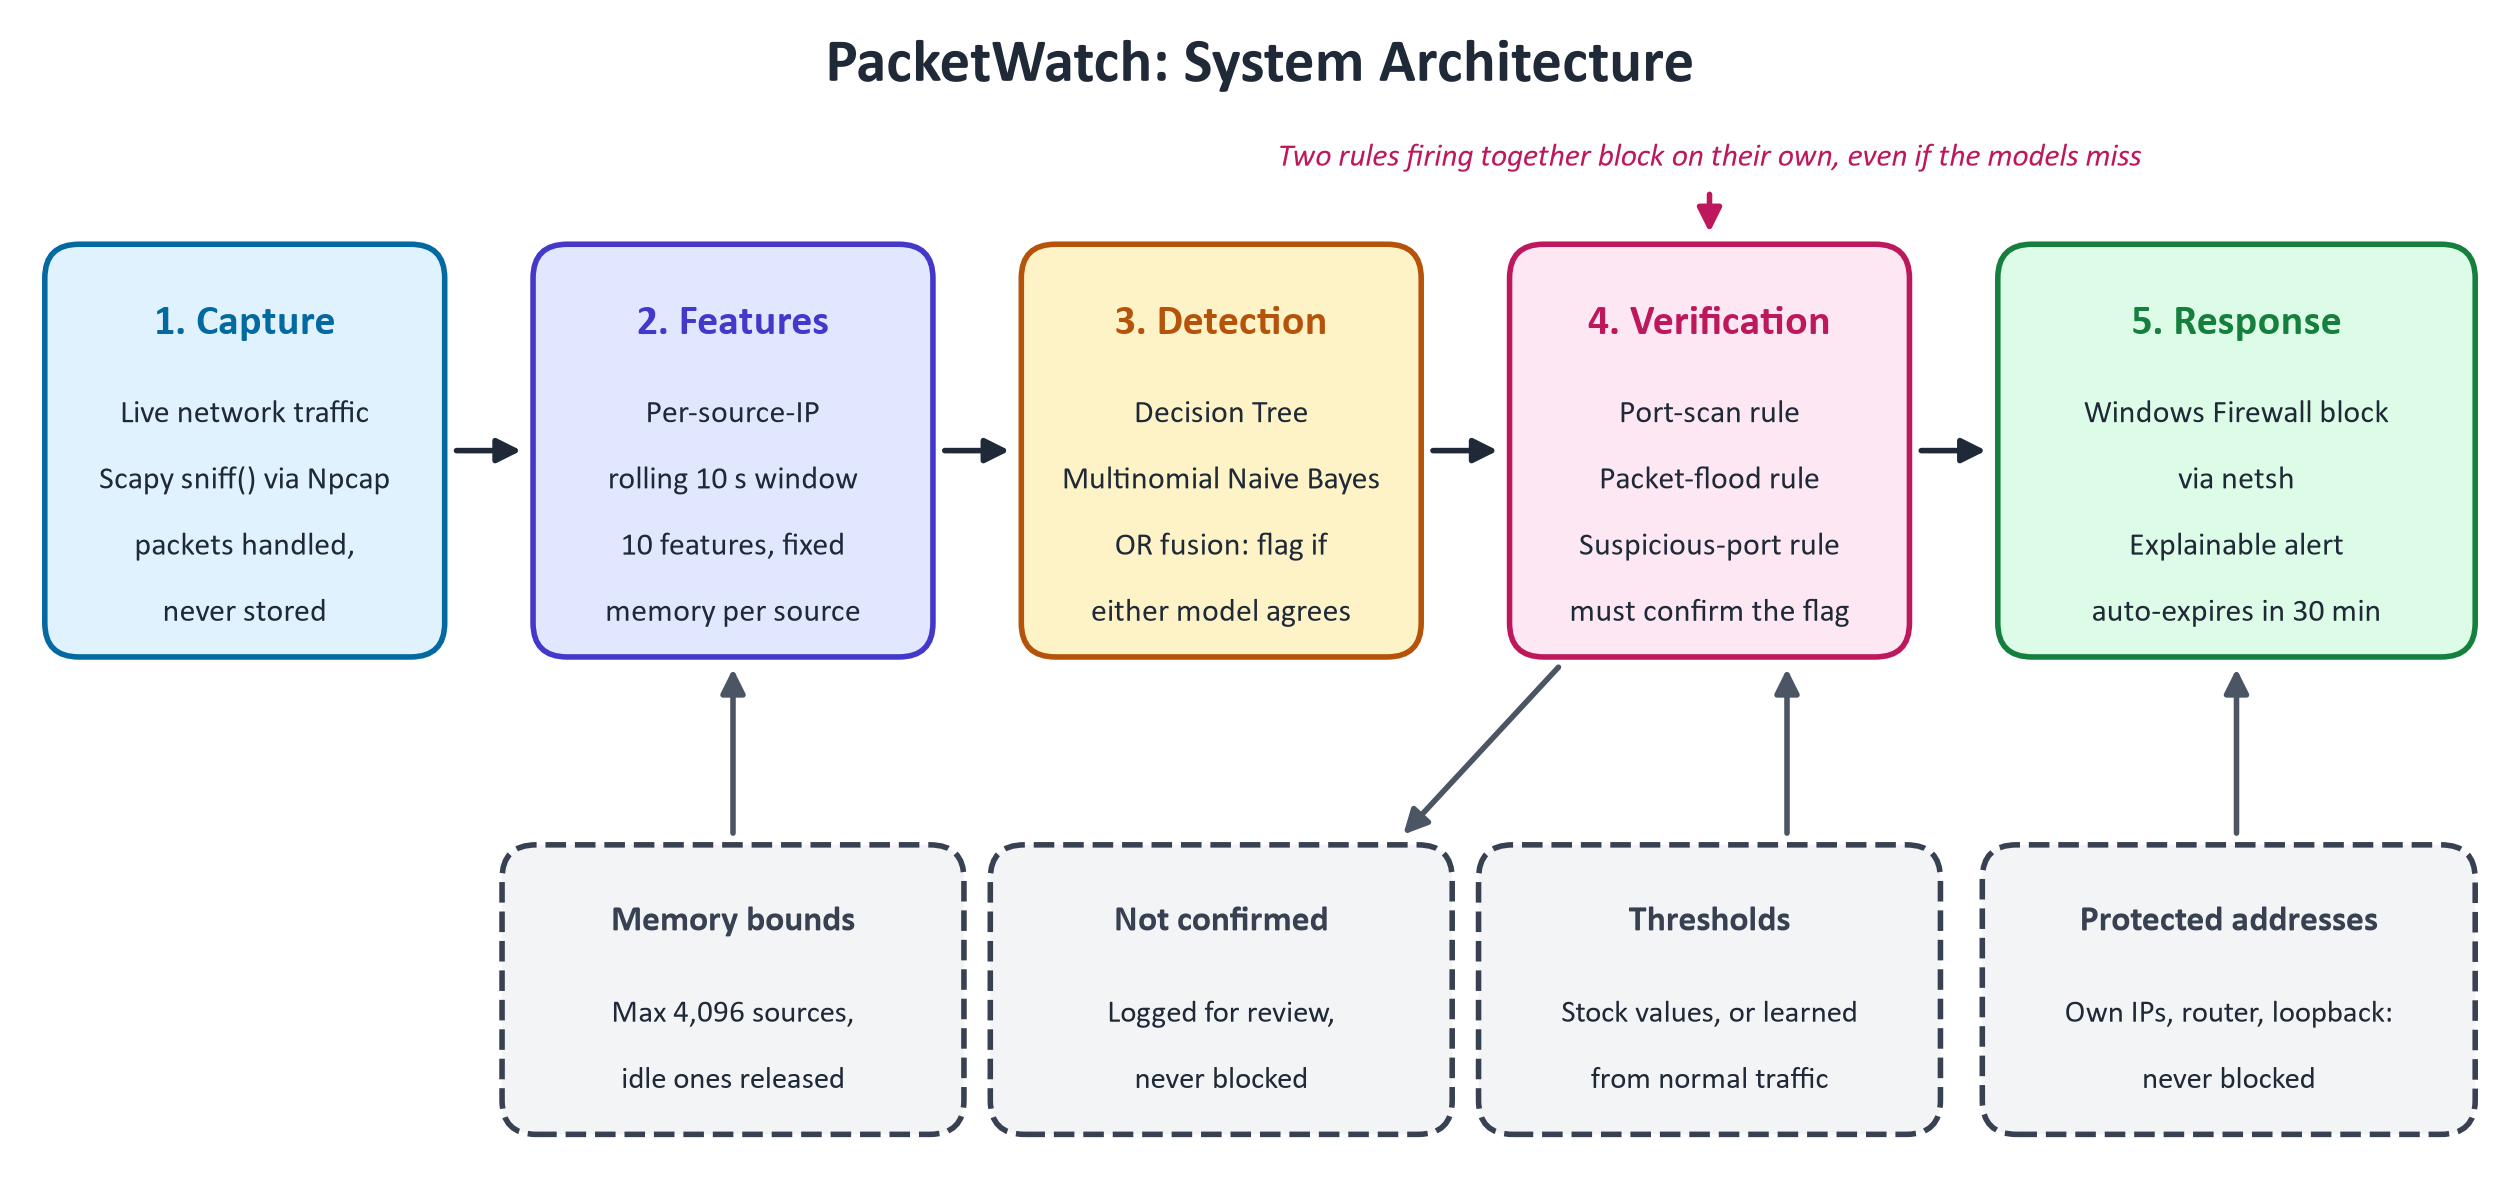

Here is the Python script that generated this plot:
"""Draw the PacketWatch architecture diagram for the presentation.

    python docs/architecture.py      ->  docs/architecture.png (+ .svg)
"""
from pathlib import Path

import matplotlib

matplotlib.use("Agg")
import matplotlib.pyplot as plt
from matplotlib.patches import FancyArrowPatch, FancyBboxPatch

OUT = Path(__file__).resolve().parent
plt.rcParams["font.family"] = "Calibri"

INK = "#1F2937"
MUTED = "#4B5563"
STAGES = {                     # fill, edge / title colour
    "capture": ("#E0F2FE", "#0369A1"),
    "features": ("#E0E7FF", "#4338CA"),
    "detect": ("#FEF3C7", "#B45309"),
    "verify": ("#FCE7F3", "#BE185D"),
    "respond": ("#DCFCE7", "#15803D"),
    "side": ("#F3F4F6", "#374151"),
}

fig, ax = plt.subplots(figsize=(16, 7.4), dpi=200)
ax.set_xlim(0, 160)
ax.set_ylim(0, 74)
ax.axis("off")


def box(x, y, w, h, kind, title, lines=(), title_size=15, body_size=11.5, dashed=False):
    fill, edge = STAGES[kind]
    ax.add_patch(FancyBboxPatch((x, y), w, h, boxstyle="round,pad=0.4,rounding_size=2.2",
                                fc=fill, ec=edge, lw=2, ls="--" if dashed else "-"))
    ax.text(x + w / 2, y + h - 3.4, title, ha="center", va="top", fontsize=title_size,
            fontweight="bold", color=edge)
    for i, line in enumerate(lines):
        ax.text(x + w / 2, y + h - 9.6 - i * 4.3, line, ha="center", va="top",
                fontsize=body_size, color=INK)


def arrow(x1, y1, x2, y2, color=INK, style="-|>"):
    ax.add_patch(FancyArrowPatch((x1, y1), (x2, y2), arrowstyle=style,
                                 mutation_scale=18, lw=2, color=color))


ax.text(80, 71, "PacketWatch: System Architecture", ha="center", va="center",
        fontsize=22, fontweight="bold", color=INK)

# ---- main pipeline -----------------------------------------------------------
Y, H, W = 33, 26, 25
xs = [2, 33.5, 65, 96.5, 128]
box(xs[0], Y, W, H, "capture", "1. Capture",
    ["Live network traffic", "Scapy sniff() via Npcap", "packets handled,", "never stored"])
box(xs[1], Y, W, H, "features", "2. Features",
    ["Per-source-IP", "rolling 10 s window", "10 features, fixed", "memory per source"])
box(xs[2], Y, W, H, "detect", "3. Detection",
    ["Decision Tree", "Multinomial Naive Bayes", "OR fusion: flag if", "either model agrees"])
box(xs[3], Y, W, H, "verify", "4. Verification",
    ["Port-scan rule", "Packet-flood rule", "Suspicious-port rule", "must confirm the flag"])
box(xs[4], Y, W + 5, H, "respond", "5. Response",
    ["Windows Firewall block", "via netsh", "Explainable alert", "auto-expires in 30 min"])

for a, b in zip(xs[:-1], xs[1:]):
    arrow(a + W + 0.8, Y + H / 2, b - 0.8, Y + H / 2)

# ---- independent trigger, above verification ---------------------------------
vcx = xs[3] + W / 2
ax.text(vcx, 64.5, "Two rules firing together block on their own, even if the models miss",
        ha="center", fontsize=11.5, color=STAGES["verify"][1], style="italic")
arrow(vcx, 63, vcx, Y + H + 0.8, color=STAGES["verify"][1])

# ---- supporting boxes: each sits under the stage it feeds ---------------------
BY, BH = 2, 18
# memory bounds -> features
box(xs[1] - 2, BY, W + 4, BH, "side", "Memory bounds",
    ["Max 4,096 sources,", "idle ones released"], title_size=13, body_size=11, dashed=True)
arrow(xs[1] + W / 2, BY + BH + 0.8, xs[1] + W / 2, Y - 0.8, color=MUTED)

# unconfirmed flags <- detection path, logged only
box(xs[2] - 2, BY, W + 4, BH, "side", "Not confirmed",
    ["Logged for review,", "never blocked"], title_size=13, body_size=11, dashed=True)
arrow(xs[3] + 3, Y - 0.8, xs[2] + W - 1, BY + BH + 0.8, color=MUTED)

# thresholds -> verification
box(xs[3] - 2, BY, W + 4, BH, "side", "Thresholds",
    ["Stock values, or learned", "from normal traffic"], title_size=13, body_size=11,
    dashed=True)
arrow(vcx + 5, BY + BH + 0.8, vcx + 5, Y - 0.8, color=MUTED)

# protected addresses -> response
box(xs[4] - 1, BY, W + 6, BH, "side", "Protected addresses",
    ["Own IPs, router, loopback:", "never blocked"], title_size=13, body_size=11,
    dashed=True)
arrow(xs[4] + (W + 5) / 2, BY + BH + 0.8, xs[4] + (W + 5) / 2, Y - 0.8, color=MUTED)

fig.savefig(OUT / "architecture.png", bbox_inches="tight", facecolor="white")
fig.savefig(OUT / "architecture.svg", bbox_inches="tight", facecolor="white")
print("wrote", OUT / "architecture.png")
